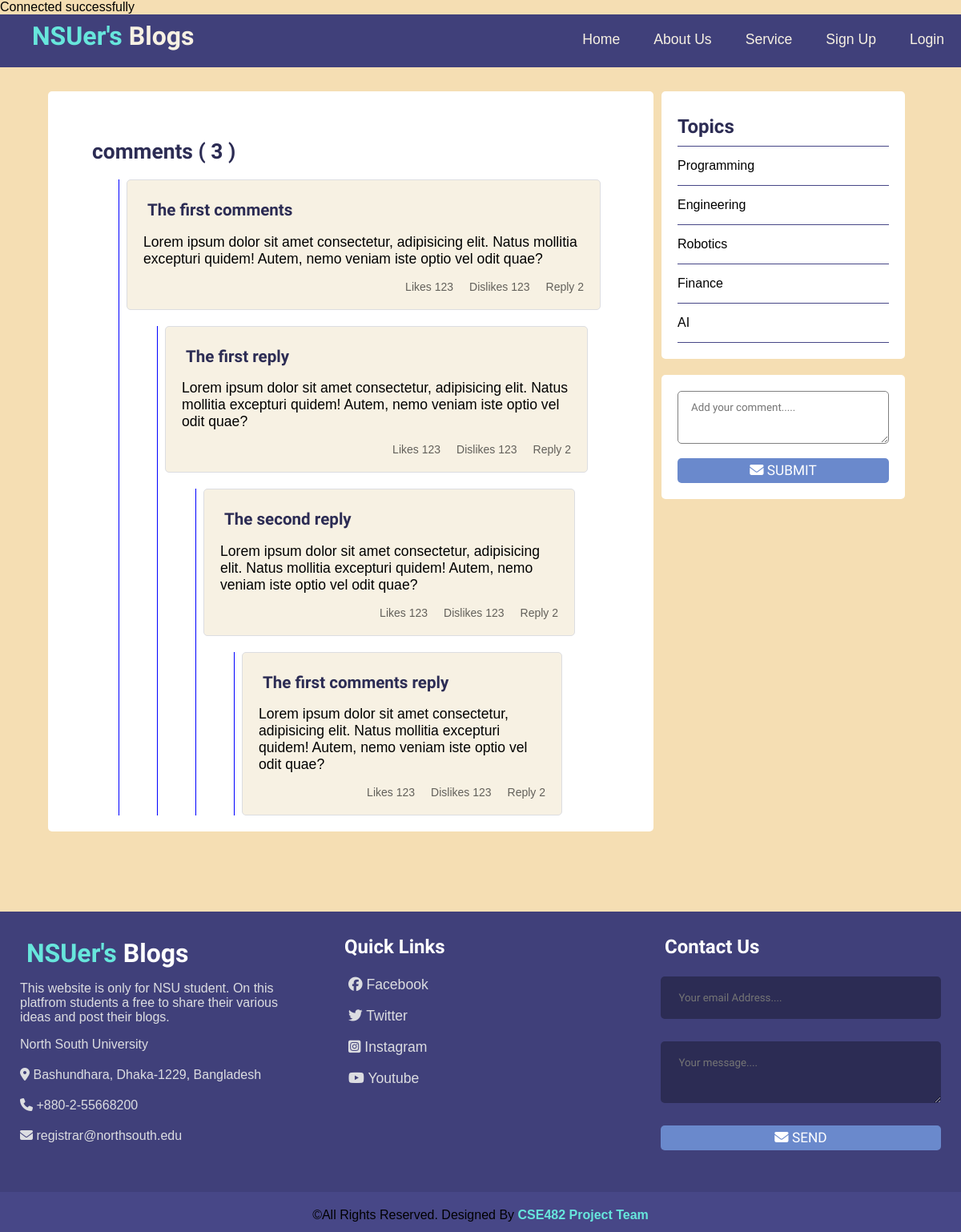
The page /single.php on the database its author committed.
### tables this page shows
CREATE TABLE `topics` (
  `id` int(11) NOT NULL,
  `name` varchar(255) NOT NULL,
  `description` text NOT NULL,
  `created_at` datetime NOT NULL DEFAULT current_timestamp()
);

### app/database/db.php (called while the page is built, shortened)
<?php
require("connect.php");
function selectAll($table, $conditions = [])
{
    global $conn;
    $sql = "SELECT * FROM $table";
    if (empty($conditions)) {
        $statement = $conn->prepare($sql);
        $statement->execute();
        $records = $statement->get_result()->fetch_all(MYSQLI_ASSOC);
        return $records;
    }
}

### app/controllers/posts.php (called while the page is built, shortened)
<?php
include(ROOT_PATH . "/app/database/db.php");
$topics = selectAll('topics');

### single.php (the view, shortened to what this page needs)
<?php
include(ROOT_PATH . '/app/controllers/posts.php');
$topics = selectAll('topics');
?>
<!DOCTYPE html>
<html lang="en">
<head>
  <link rel="stylesheet" href="assets/css/style.css">
</head>
<body>
  <?php include(ROOT_PATH . "/app/includes/header.php") ?>
  <div class="page-wrapper">
    <div class="content clearfix">
      <div class="main-content-wrapper">
        <div class="main-content single">
          <section>
            <div>
              <h1>comments <span>( 3 )</span></h1>
            </div>
            <div class="comment-container" id="first-comment">
              <div class="comment-card">
                <h3 class="comment-title">The first comments</h3>
                <p>
                  Lorem ipsum dolor sit amet consectetur, adipisicing elit.
                  Natus mollitia excepturi quidem! Autem, nemo veniam iste
                  optio vel odit quae?
                </p>
                <div class="comment-footer">
                  <div>Likes 123</div>
                  <div>Dislikes 123</div>
                  <div class="show-reply">Reply 2</div>
                </div>
              </div>
              <div class="comment-container" dataset="first-comment" id="first-reply">
                <div class="comment-card">
                  <h3 class="comment-title">The first reply</h3>
                  <p>
                    Lorem ipsum dolor sit amet consectetur, adipisicing elit.
                    Natus mollitia excepturi quidem! Autem, nemo veniam iste
                    optio vel odit quae?
                  </p>
                  <div class="comment-footer">
                    <div>Likes 123</div>
                    <div>Dislikes 123</div>
                    <div class="show-reply">Reply 2</div>
                  </div>
                </div>
                <div class="comment-container" dataset="first-reply" id="second-reply">
                  <div class="comment-card">
                    <h3 class="comment-title">The second reply</h3>
                    <p>
                      Lorem ipsum dolor sit amet consectetur, adipisicing
                      elit. Natus mollitia excepturi quidem! Autem, nemo
                      veniam iste optio vel odit quae?
                    </p>
                    <div class="comment-footer">
                      <div>Likes 123</div>
                      <div>Dislikes 123</div>
                      <div class="show-reply">Reply 2</div>
                    </div>
                  </div>
                  <div class="comment-container" dataset="first-comment" id="second-comment">
                    <div class="comment-card">
                      <h3 class="comment-title">The first comments reply</h3>
                      <p>
                        Lorem ipsum dolor sit amet consectetur, adipisicing
                        elit. Natus mollitia excepturi quidem! Autem, nemo
                        veniam iste optio vel odit quae?
                      </p>
                      <div class="comment-footer">
                        <div>Likes 123</div>
                        <div>Dislikes 123</div>
                        <div class="show-reply">Reply 2</div>
                      </div>
                    </div>
                  </div>
                </div>
              </div>
            </div>
          </section>
        </div>
      </div>
      <div class="sidebar single">
        <div class="section topics">
          <h2 class="section-title">Topics</h2>
          <ul>
            <?php foreach ($topics as $topic) : ?>
              <li>
                <a href="<?php echo Base_URL . 'index.php?t_id=' . $topic['id'] . '&name=' . $topic['name']; ?>">
                  <?php echo $topic['name']; ?>
                </a>
              </li>
            <?php endforeach; ?>
          </ul>
        </div>
        <div class="comment">
          <textarea name="message" class="text-input contact-input" placeholder="Add your comment....."></textarea><br>
          <button type="submit" class="btn btn-big contact-btn">
            <i class="fas fa-envelope"></i> Submit
          </button>
        </div>
      </div>
    </div>
  </div>
  <?php include(ROOT_PATH . "/app/includes/footer.php") ?>
</body>
</html>

### assets/css/style.css (style rules this page uses)
* { box-sizing: border-box; }
html, body { height: 100%; padding: 0px; margin: 0px; background: wheat; font-family: Arial, Helvetica, sans-serif; }
h1, h2, h3, h4, h5, h6 { font-family: "Trirong", serif; color: #2c2c54; margin: 5px; }
a { text-decoration: none; color: inherit; }
.clearfix::after { content: ""; display: block; clear: both; }
.btn { padding: 0.2rem 0.5rem; background: #6a89cc; color: #0c2461; border: 1px solid transparent; border-radius: 0.25rem; font-size: 1.08em; font-family: "Trirong", serif; }
.btn-big { padding: 0.5rem 1.1rem; line-height: 1rem; width: 100%; }
.text-input { padding: 0.5rem 1rem; display: block; width: 100%; border-radius: 5px; border: 0.2px solid gray; background: white; outline: none; color: #2c2c54; line-height: 1.5rem; font-family: "Trirong", serif; }
.content { width: 90%; margin: 30px auto 30px; margin-bottom: 100px; }
.content .main-content.single { background: white; padding: 20px 50px; font-size: 1.1em; border-radius: 5px; }
.content .main-content { width: 70%; float: left; }
.content .sidebar { width: 30%; float: left; height: 300px; }
.content .sidebar.single { padding: 0px 10px; }
.content .sidebar.single .comment { background: white; padding: 20px; border-radius: 5px; margin-bottom: 20px; }
.content .sidebar .section { background: white; padding: 20px; border-radius: 5px; margin-bottom: 20px; }
.content .sidebar .section .section-title { margin: 10px 0px 10px 0px; }
.content .sidebar .section.topics ul { margin: 0px; padding: 0px; list-style: none; border-top: 1px solid #474787; }
.content .sidebar .section.topics ul a { display: block; padding: 15px 0px 15px 0px; border-bottom: 1px solid #474787; transition: all 0.3s; }
.comment-container { position: relative; margin-top: 20px; }
.comment-container::before { content: ""; position: absolute; background-color: blue; min-height: 100%; width: 1px; left: -10px; }
.comment-container:not(:first-child) { margin-left: 48px; margin-right: 16px; }
.comment-card { padding: 20px; background-color: #f7f1e3; border: 1px solid #dcdde1; border-radius: 5px; min-width: 100%; }
.comment-card h3, .comment-card p { margin-bottom: 16px; }
.comment-footer { display: flex; font-size: 14px; opacity: 0.6; gap: 20px; justify-content: flex-end; align-items: center; }
.show-reply { cursor: pointer; }
.btn { background: #6a89cc; text-align: center; padding: 6px; border-radius: 5px; color: #fff; cursor: pointer; text-transform: uppercase; }

### rows shown on the page
topics: name "Programming"
topics: name "Engineering"
topics: name "Robotics"
topics: name "Finance"
topics: name "AI"
